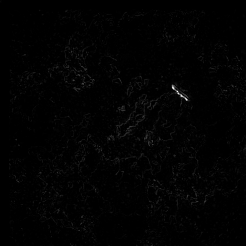
#> input picture error_1.png, 246 x 246 px, found by its file name
$ jupyter execute --allow-errors postprocessing.ipynb
#> lines starting #> are read from the running program, lines starting #| are printed output that depends on the picture; after the words box and inside, x2 and y2 are one past the last pixel; in counts of white or black regions, pixels touching at a corner belong together
[cell 1]
import cv2
import os

import matplotlib.pyplot as plt
import numpy as np
import enum
import tqdm

[cell 2]
# ----------------------- Plot defect and normal images ---------------------- #
images = []
images.append(cv2.imread('test/error_1.png'))
images.append(cv2.imread('test/error_2.png'))
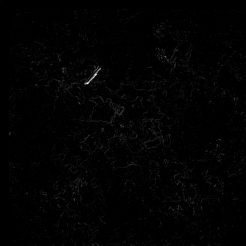
#> input picture error_2.png, 246 x 246 px, found by its file name
images.append(cv2.imread('test/error_48.png'))
images.append(cv2.imread('test/error_49.png'))
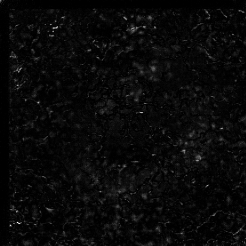
#> input picture test5/error_49.png, 246 x 246 px, found by its file name

def plot_images(images, titles = None, time=0):
#> called with time = 0
    fig, axes = plt.subplots(len(images)//4, 4, figsize=(20, 5*len(images)//4))
    for i, ax in enumerate(axes.flat):
        ax.imshow(images[i])
        ax.set_xticks([]); ax.set_yticks([])
#> this loop made 3 passes

    if titles is not None:
        for ax, title in zip(axes.flat, titles):
            ax.set_title(title)
    else:
        if len(axes.shape) == 1:
            axes[0].set_title('Defect 1')
            axes[1].set_title('Defect 2')
            axes[2].set_title('Normal 1')
            axes[3].set_title('Normal 2')
        else:
            axes[0,0].set_title('Defect 1')
            axes[0,1].set_title('Defect 2')
            axes[0,2].set_title('Normal 1')
            axes[0,3].set_title('Normal 2')


    plt.tight_layout()
    if time == 0:
        plt.show()
    else:
        plt.pause(time)

#> (the rest of this cell did not finish here and is left out)

[cell 3]
def confusionMatrix(image, threshold):

    image = cv2.GaussianBlur(image, (5, 5), 0)
    image_threshold = cv2.threshold(image, threshold, 255, cv2.THRESH_BINARY )[1]
    if cv2.countNonZero(image_threshold) > 50:
        return 1
    else:
        return 0


def Threshold():
    # Get every image in the folder "test/"
    image_folder = "test"


    pred = []
    for i in tqdm.tqdm(range(256)):
        conf = []
        j = 0
        for filename in os.listdir(image_folder):
            if filename.endswith(".png") or filename.endswith(".jpg") or filename.endswith(".jpeg"):
                image_path = os.path.join(image_folder, filename)
                image = cv2.imread(image_path, cv2.IMREAD_GRAYSCALE)
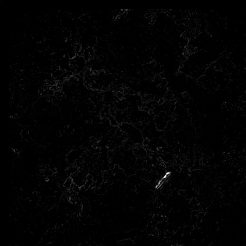
#> input picture test/error_12.png, 246 x 246 px
#> image is the input picture: shape (246, 246); min 0, max 255, mean 2.6
                result = confusionMatrix(image, i)
#> in confusionMatrix, `image_threshold = cv2.threshold(image, threshold, 255, cv2.THRESH_BINA..`:
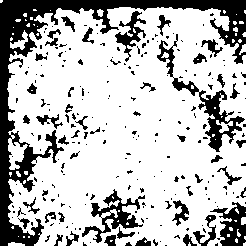
#> image_threshold: shape (246, 246); 74% white; 235 black regions (185 under 20 px), largest, box (x1, y1, x2, y2) and area: (0, 0, 246, 246) 8111, (157, 34, 245, 152) 1512, (82, 189, 145, 243) 971
#> result = 1
                conf.append(result)
                j += 1
        pred.append(conf)
    return pred

pred = Threshold()

[cell 4]
truth = [1] * 48 + [0] * 50
acc = []
for i in range(len(pred)):
    tp = 0
    tn = 0
    fp = 0
    fn = 0
    for j in range(len(pred[i])):
        if pred[i][j] == 1 and truth[j] == 1:
            tp += 1
        elif pred[i][j] == 0 and truth[j] == 0:
            tn += 1
        elif pred[i][j] == 1 and truth[j] == 0:
            fp += 1
        elif pred[i][j] == 0 and truth[j] == 1:
            fn += 1
    acc.append((tp + tn) / (tp + tn + fp + fn))

plt.plot(acc)
plt.show()
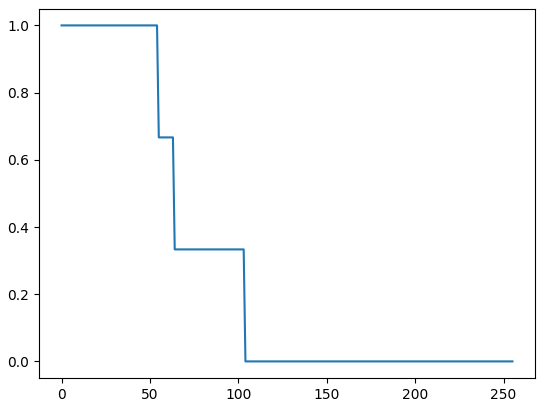
#> figure drawn by matplotlib, 1 panel; curve peaks at x = 0, y = 1
